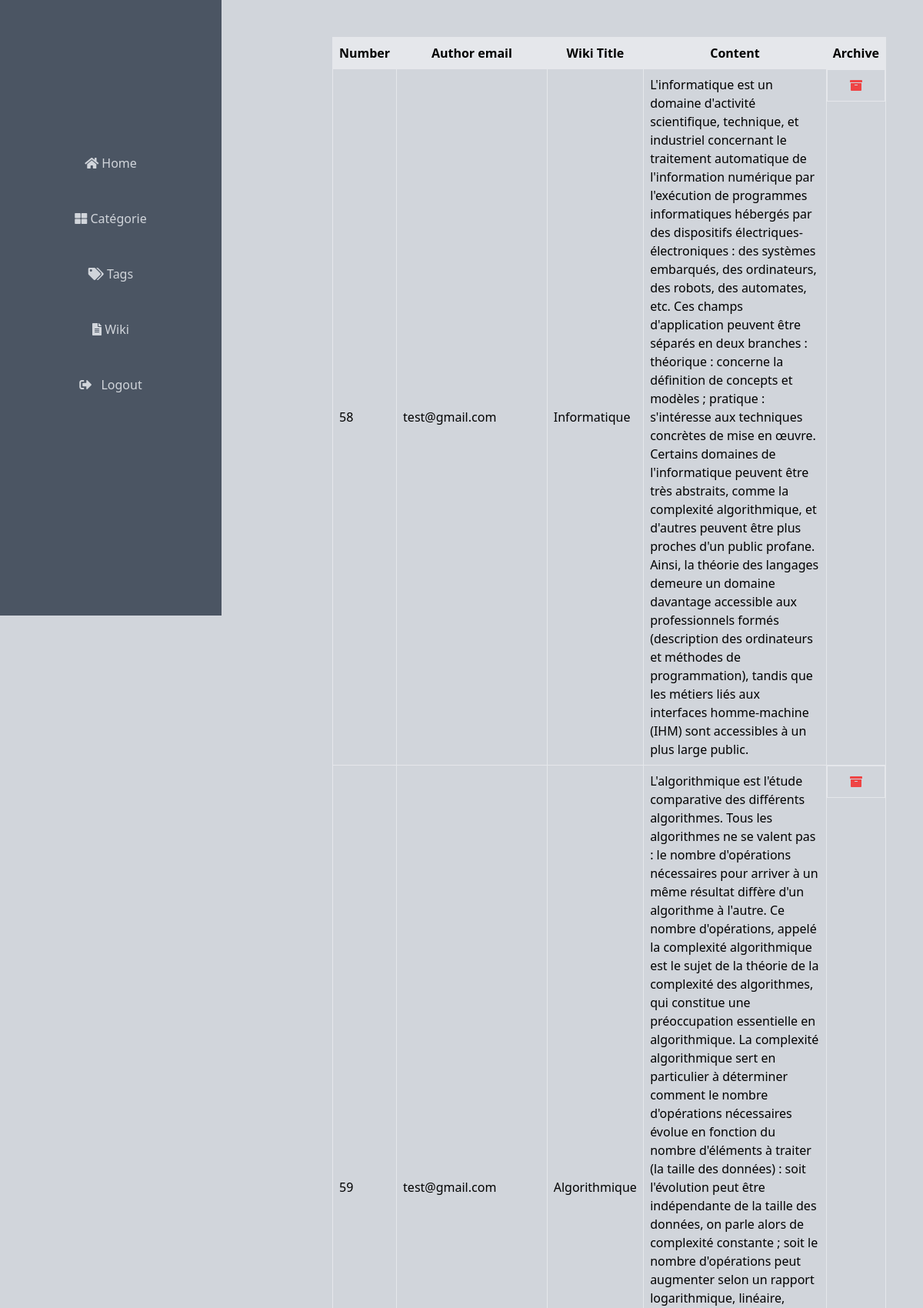
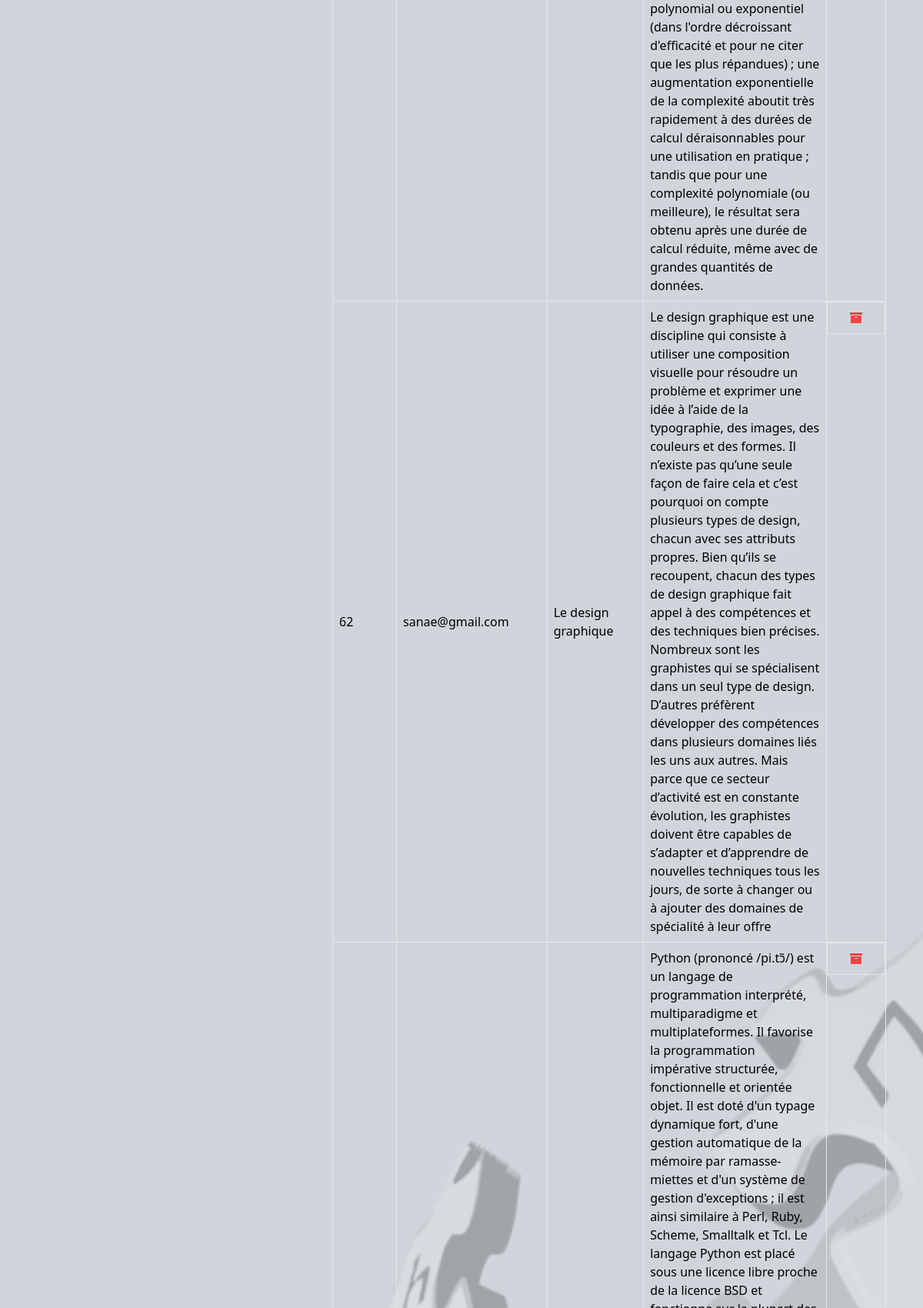
/views/wiki.php (upper part), run on the app's committed database (2 pictures, top to bottom).
### tables this page shows
CREATE TABLE `wikis` (
  `idWiki` int NOT NULL,
  `name_Wiki` varchar(200) DEFAULT NULL,
  `contenu` varchar(2000) DEFAULT NULL,
  `date` timestamp NULL DEFAULT NULL,
  `statut` tinyint(1) DEFAULT NULL,
  `id` int DEFAULT NULL,
  `idCategorie` int DEFAULT NULL
);

CREATE TABLE `utilisateurs` (
  `id` int NOT NULL,
  `name` varchar(255) DEFAULT NULL,
  `email` varchar(255) DEFAULT NULL,
  `password` varchar(255) DEFAULT NULL,
  `role` varchar(255) DEFAULT NULL
);

### config/config.php (called while the page is built, shortened)
<?php
class Database {
    private static $instance;
    private $connection;
    private function __construct() {
        $this->connection = new PDO("mysql:host=localhost;dbname=wiki", "root","");
        $this->connection->setAttribute(PDO::ATTR_ERRMODE, PDO::ERRMODE_EXCEPTION);
    }
    public static function getInstance() {
        if (!self::$instance) {
            self::$instance = new Database();
        }
        return self::$instance;
    }
    public function getConnection() {
        return $this->connection;
    }
}

### Models/Admin.php (called while the page is built, shortened)
<?php
require_once '../config/config.php';
            class WikiModel{
            private $connection;
            public function __construct() {
                $this->connection = Database::getInstance()->getConnection();
            }
                public function getAllwiki(){
                try{
            $query = "SELECT wikis.* , utilisateurs.email FROM wikis join utilisateurs ON utilisateurs.id = wikis.id Where wikis.statut = 0";
            $stm = $this->connection->prepare($query);
            $stm->execute();
                        $result = $stm->fetchAll(PDO::FETCH_ASSOC);
                        return $result;
                    } catch (PDOException $e) {
                        echo $e->getMessage();
                        return false;
                    }
                }
            }

### views/wiki.php (the view, shortened to what this page needs)
<?php
$wikiObj = new  WikiModel();
$wikis = $wikiObj -> getAllwiki();
?>
<!DOCTYPE html>
<html lang="en">
<head>
    <link href="https://cdn.jsdelivr.net/npm/tailwindcss@2.2.19/dist/tailwind.min.css" rel="stylesheet">
    <link rel="stylesheet" href="https://cdnjs.cloudflare.com/ajax/libs/font-awesome/5.15.3/css/all.min.css">
    <link rel="stylesheet" href="../public/css/style.css">
</head>
<body class="bg-no-repeat bg-right bg-fixed bg-gray-300 " style="background-image: url('../public/image/wikiii.png'); background-size: contain;">
    <div class="flex  ">
    <div class="fixed w-72 h-screen bg-gray-600 p-4">
    <a href="admin.php">
        <button class="bg-transparent w-full text-gray-300 py-6 px-4 mt-40 rounded hover:bg-black transition duration-300">
            <i class="fas fa-home"></i> Home
        </button>
    </a><br>
    <a href="catégories.php">
        <button class="bg-transparent w-full text-gray-300 py-6 px-4 rounded hover:bg-black transition duration-300">
            <i class="fas fa-th-large"></i> Catégorie
        </button>
    </a><br>
    <a href="tags.php">
        <button class="bg-transparent w-full text-gray-300 py-6 px-4 rounded hover:bg-black transition duration-300">
            <i class="fas fa-tags"></i> Tags
        </button>
    </a><br>
    <a href="wiki.php">
        <button class="bg-transparent w-full text-gray-300 py-6 px-4 rounded hover:bg-black transition duration-300">
            <i class="fas fa-file-alt"></i> Wiki
        </button>
    </a>
    <form action="" method="post" id="logoutForm">
        <button type="submit" name="lougout" class="bg-transparent w-full text-gray-300 py-6 px-4 rounded hover:bg-black transition duration-300">
            <i class="fas fa-sign-out-alt mr-2"></i> Logout
        </button>
    </form>
</div>
        <div class="ml-96">
        <form method="post" action="">
        <div class="overflow-x-auto p-12">
        <table class="min-w-full border border-collapse border-gray-300 overflow-hidden">
                            <thead>
                                <tr class="bg-gray-200">
                                    <th class="border p-2">Number</th>
                                    <th class="border p-2">Author email</th>
                                    <th class="border p-2">Wiki Title</th>
                                    <th class="border p-2">Content</th>
                                    <th class="border p-2">Archive</th>
                                </tr>
                            </thead>
                            <tbody>
                                <?php foreach ($wikis as $wiki): ?>
                                    <tr class="border">
                                        <td class="border p-2"><?= $wiki['idWiki']; ?></td>
                                        <td class="border p-2"><?= $wiki['email']; ?></td>
                                        <td class="border p-2"><?= $wiki['name_Wiki']; ?></td>
                                        <td class="border p-2"><?= $wiki['contenu']; ?></td>
                                        <td class="border p-2 flex justify-around">
                                        <button type="submit" class="archive-btn" name="archive" value="<?= $wiki['idWiki']; ?>">
                                          <i class="fas fa-archive text-red-500"></i>
                                          </button>
                                        </td>
                                    </tr>
                                <?php endforeach; ?>
                            </tbody>
                        </table>
</div>
        </form>
</div>
</div>
</body>
</html>

### data on the page
wikis: idWiki "58", id.email "test@gmail.com", name_Wiki "Informatique", contenu "L'informatique est un domaine d'activité scientifique, technique, et industriel concernant le traitement automatique de l'information numérique par l'exécution de programmes informatiques hébergés par des dispositifs électriques-électroniques : des systèmes embarqués, des ordinateurs, des robots, des automates, etc. Ces champs d'application peuvent être séparés en deux branches : théorique : concerne la définition de concepts et modèles ; pratique : s'intéresse aux techniques concrètes de mise en œuvre. Certains domaines de l'informatique peuvent être très abstraits, comme la complexité algorithmique, et d'autres peuvent être plus proches d'un public profane. Ainsi, la théorie des langages…"
wikis: idWiki "59", id.email "test@gmail.com", name_Wiki "Algorithmique", contenu "L'algorithmique est l'étude comparative des différents algorithmes. Tous les algorithmes ne se valent pas : le nombre d'opérations nécessaires pour arriver à un même résultat diffère d'un algorithme à l'autre. Ce nombre d'opérations, appelé la complexité algorithmique est le sujet de la théorie de la complexité des algorithmes, qui constitue une préoccupation essentielle en algorithmique. La complexité algorithmique sert en particulier à déterminer comment le nombre d'opérations nécessaires évolue en fonction du nombre d'éléments à traiter (la taille des données) : soit l'évolution peut être indépendante de la taille des données, on parle alors de complexité constante ; soit le nombre…"
wikis: idWiki "62", id.email "sanae@gmail.com", name_Wiki "Le design graphique", contenu "Le design graphique est une discipline qui consiste à utiliser une composition visuelle pour résoudre un problème et exprimer une idée à l’aide de la typographie, des images, des couleurs et des formes. Il n’existe pas qu’une seule façon de faire cela et c’est pourquoi on compte plusieurs types de design, chacun avec ses attributs propres. Bien qu’ils se recoupent, chacun des types de design graphique fait appel à des compétences et des techniques bien précises. Nombreux sont les graphistes qui se spécialisent dans un seul type de design. D’autres préfèrent développer des compétences dans plusieurs domaines liés les uns aux autres. Mais parce que ce secteur d’activité est en constante…"
wikis: $wiki['idWiki'] 66 (drawn)
